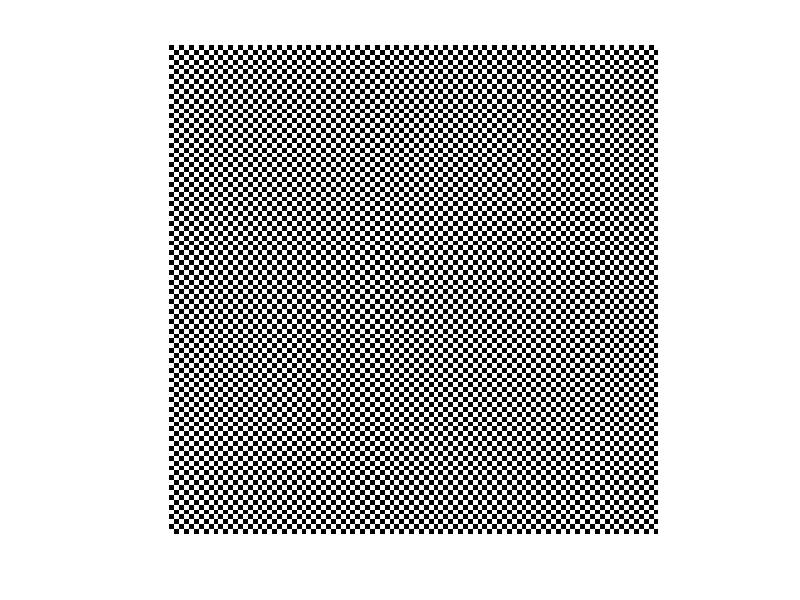
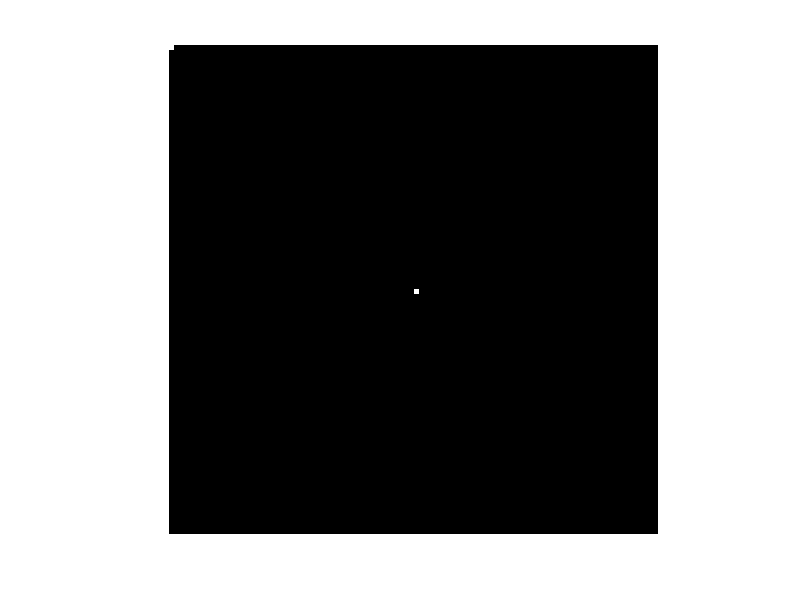
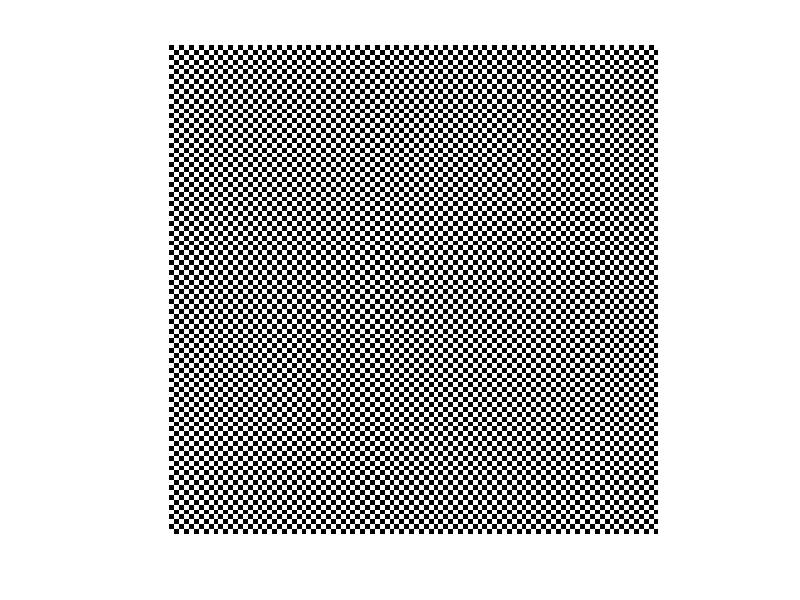

Write MATLAB code to recreate these figures, in order.
x=zeros(100); %generating a 100*100 checkerBoard Image
x(1:2:end,2:2:end)=1;
x(2:2:end,1:2:end)=1;
F=fftshift(fft2(x));
x1=ifft2(ifftshift(F));
figure (1);
imshow(x);
figure (2);
imshow(abs(F),[]);
figure (3);
imshow(x1);